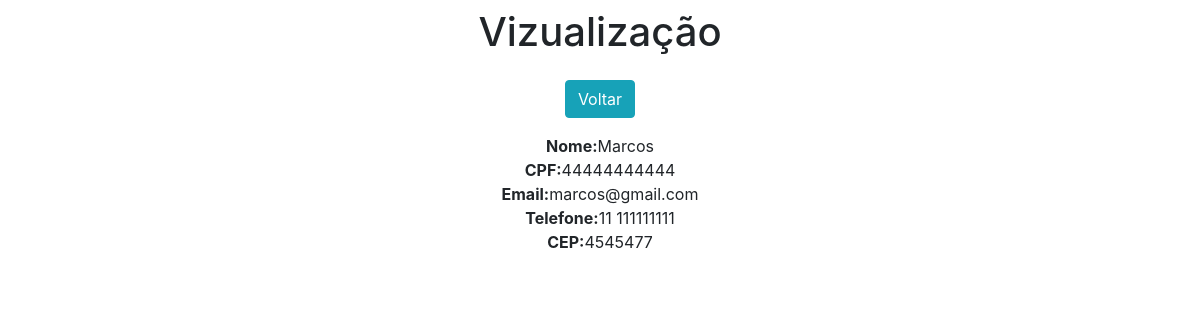
The app's page /view/6/ with its own data.
### app/models.py (models this page shows)
class Usuario(models.Model):
    nome = models.CharField(max_length=90)
    cpf = models.CharField(max_length=14)
    email = models.EmailField()
    numero_telefone = models.CharField(max_length=15)
    cep = models.CharField(max_length=9)

### app/views.py (the view)
# urls.py: path('view/<int:pk>/', view, name='view'),
def view(request, pk):
    data = {}
    data['db'] = Usuario.objects.get(pk=pk)
    return render(request, 'view.html', data)

### app/templates/view.html (shortened to what this page needs)
<!DOCTYPE html>
<html lang="pt-br">
<head>
    <link rel="stylesheet" href="https://stackpath.bootstrapcdn.com/bootstrap/4.1.3/css/bootstrap.min.css">
</head>
<body>
    <div class="col-8 m-auto pt-2 pb-2 text-center" >
        <h1>Vizualização</h1>
    </div>
    <div class="col-8 m-auto pt-2 pb-2 text-center" >
        <a href="/" class="btn btn-info">Voltar</a>
    </div>
    <div class="col-8 m-auto pt-2 pb-2 text-center" >
        <strong>Nome:</strong>{{db.nome}}<br>
        <strong>CPF:</strong>{{db.cpf}}<br>
        <strong>Email:</strong>{{db.email}}<br>
        <strong>Telefone:</strong>{{db.numero_telefone}}<br>
        <strong>CEP:</strong>{{db.cep}}<br>
    </div>
</body>
</html>

### records on screen
Usuario: nome "Marcos", cpf "44444444444", email "marcos@gmail.com", numero_telefone "11 111111111", cep "4545477"
